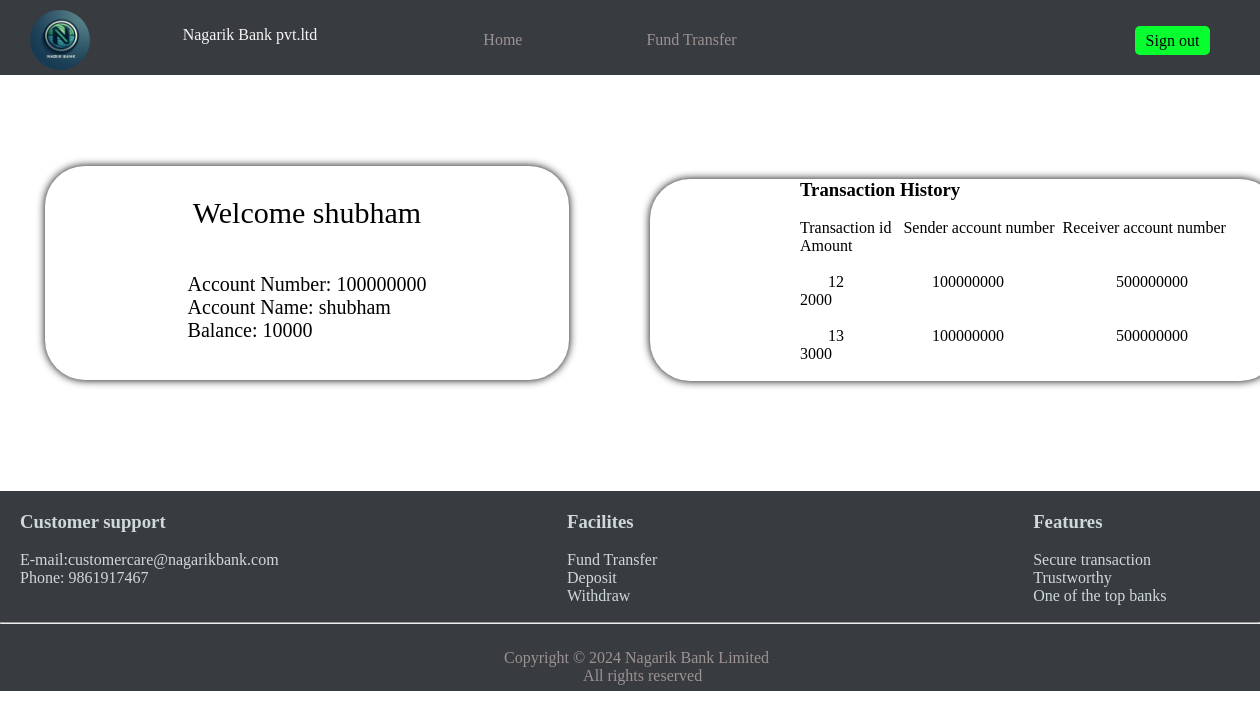
The app's page /customer/home.php (signed in) with its own data.
### tables this page shows
CREATE TABLE `customer` (
  `Account_num` int(15) NOT NULL,
  `Name` varchar(40) NOT NULL,
  `Address` varchar(50) NOT NULL,
  `Age` int(11) NOT NULL,
  `Gender` varchar(10) NOT NULL,
  `Email` varchar(20) NOT NULL,
  `Mobile_num` varchar(20) NOT NULL,
  `Password` varchar(40) NOT NULL,
  `balance` int(11) NOT NULL
);

CREATE TABLE `transaction` (
  `transaction_id` int(11) NOT NULL,
  `sender_ac_num` int(11) DEFAULT NULL,
  `receiver_ac_num` int(11) DEFAULT NULL,
  `transaction_amt` int(11) NOT NULL
);

### customer/home.php (the view, shortened to what this page needs)
<?php
   if(isset($_SESSION['Mobile_num'])){
   $mobile_num=$_SESSION['Mobile_num'];
   $servername = "localhost";
   $username = "root";
   $password = "";
   $dbname = "bank";
   $conn = mysqli_connect($servername, $username, $password, $dbname);
   $sql="SELECT * FROM customer where Mobile_num=$mobile_num";
   $data = mysqli_query($conn, $sql);
   if (mysqli_num_rows($data) > 0) {
    foreach($data as $d){
        $name = $d["Name"];
        $ac_num=$d["Account_num"];
        $balance=$d["balance"];
    }
   }
?>
<!DOCTYPE html>
<html lang="en">
<head>
    <link rel="stylesheet" href="..//design.css">
</head>
<body>
    <div class="info">
        <div class="info_welcome"> Welcome <span> <?php echo"$name"  ?></span></div>
       <br><br><br>
      Account Number: <?php echo"$ac_num"?> <br>
      Account Name: <?php echo"$name"?> <br>
      Balance: <?php echo"$balance"?>
  </div>
  <div class="transaction_history">
    <div class="inner_transaction">
    <h3>Transaction History</h3> <br>
    Transaction id &nbsp;&nbsp;Sender account number&nbsp;&nbsp;Receiver account number&nbsp;&nbsp; Amount <br><br>
    <?php
    $transaction=" SELECT * FROM transaction where sender_ac_num='$ac_num' OR receiver_ac_num='$ac_num' ";
    $trans_data=mysqli_query($conn,$transaction);
    if (mysqli_num_rows($trans_data) > 0) {
     foreach($trans_data as $d){
         $transaction_id = $d["transaction_id"];echo"&nbsp&nbsp&nbsp&nbsp&nbsp&nbsp&nbsp";echo"$transaction_id";echo"&nbsp&nbsp&nbsp&nbsp&nbsp&nbsp&nbsp";
         $sender_ac_num = $d["sender_ac_num"];echo"&nbsp&nbsp&nbsp&nbsp&nbsp&nbsp&nbsp";echo"&nbsp&nbsp&nbsp&nbsp&nbsp&nbsp&nbsp"; echo" $sender_ac_num";echo"&nbsp&nbsp&nbsp&nbsp&nbsp&nbsp";
         $receiver_ac_num=$d["receiver_ac_num"];echo"&nbsp&nbsp&nbsp&nbsp&nbsp&nbsp&nbsp";echo"&nbsp&nbsp&nbsp&nbsp&nbsp&nbsp&nbsp";echo"&nbsp&nbsp&nbsp&nbsp&nbsp&nbsp&nbsp";echo" $receiver_ac_num";echo"&nbsp&nbsp&nbsp&nbsp";
         $transaction_amt=$d["transaction_amt"];echo"&nbsp&nbsp&nbsp&nbsp&nbsp&nbsp&nbsp";echo"&nbsp&nbsp&nbsp&nbsp&nbsp&nbsp&nbsp";echo" $transaction_amt";echo"&nbsp";
         echo"<br> <br>";
      }
     }
   ?>
   </div>
  </div>
</body>
</html>
<?php
  } else{
    echo"Please login first";
}
 ?>

### design.css (style rules this page uses)
* { margin:0; padding:0; }
.header_main { background-color:#383c41; height:75px; width:100%; position:sticky; }
.logo { position:absolute; left:30px; top:10px; background-color:#383c41; }
.bank_name { position:absolute; left:100px; top:20px; height:30px; width:300px; display: flex; align-items: center; justify-content: center; color:whitesmoke; }
.logo img { height: 60px; width:60px; border-radius: 40px; }
.nav { height: 30px; width: 800px; position: absolute; right: 250px; top: 25px; align-items: center; display: flex; justify-content: center; text-wrap: nowrap; }
.nav ul { list-style: none; }
.nav ul li { display: inline; padding:60px; color:rgb(156, 146, 146); }
ul { list-style: none; }
a { color:rgb(156, 146, 146); text-decoration: none; }
.signout_btn { position: absolute; right: 50px; top: 26px; height: 29px; width: 75px; background-color:rgb(7, 255, 48); align-items: center; display: flex; justify-content: center; border-radius: 5px; }
.signout_btn a { text-decoration: none; color:black; }
.footer_main { height:200px; width:100%; background-color:#383c41 ; position: relative; bottom:0; }
.customer_support { position: relative; top:20px; left:20px; width:300px; color:rgb(207, 216, 218); }
.copyright { position: relative; top: 80px; left: 40%; color:rgb(156, 146, 146); width:300px; height:30px; }
.services { position: absolute; top: 20px; left: 45%; color:rgb(207, 216, 218); width:300px; height:30px; }
.features { position: absolute; top: 20px; left: 82%; color:rgb(207, 216, 218); width:200px; height:30px; }
hr { position: relative; top:55px; }
.info { height: 214px; width: 524px; border-radius: 40px; box-shadow: 0 0 8px black; display: flex; align-items: center; justify-content: center; font-size: 20px; position: relative; left: 45px; top: 91px; }
.transaction_history { min-height: 200px; width: 50%; position: relative; top: -110px; border-radius: 40px; box-shadow: 0 0 8px black; left: 650px; }
.inner_transaction { padding-left:150px; position:relative; }

### customer/home.php (style rules this page uses)
.inner_transaction { padding-left:80px; }
.info_welcome { position: absolute; font-weight: 100; font-size: 30px; top: 30px; }

### records on screen
customer: Name "shubham", Account_num "100000000", balance "10000"
transaction: transaction_id "12", sender_ac_num "100000000", receiver_ac_num "500000000", transaction_amt "2000"
transaction: transaction_id "13", sender_ac_num "100000000", receiver_ac_num "500000000", transaction_amt "3000"
